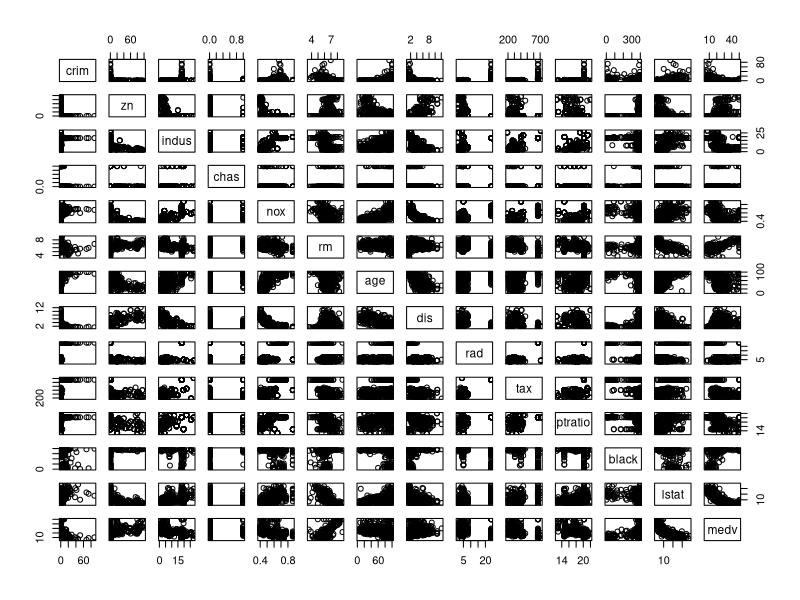
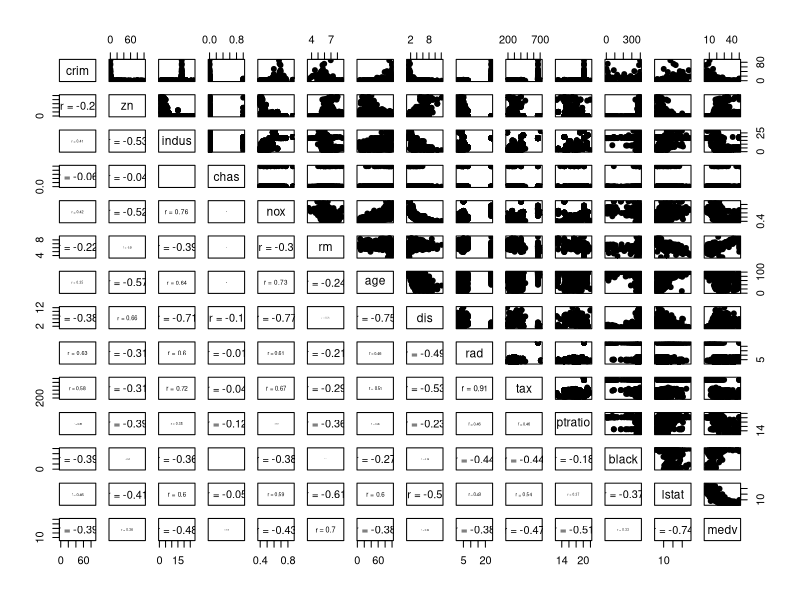
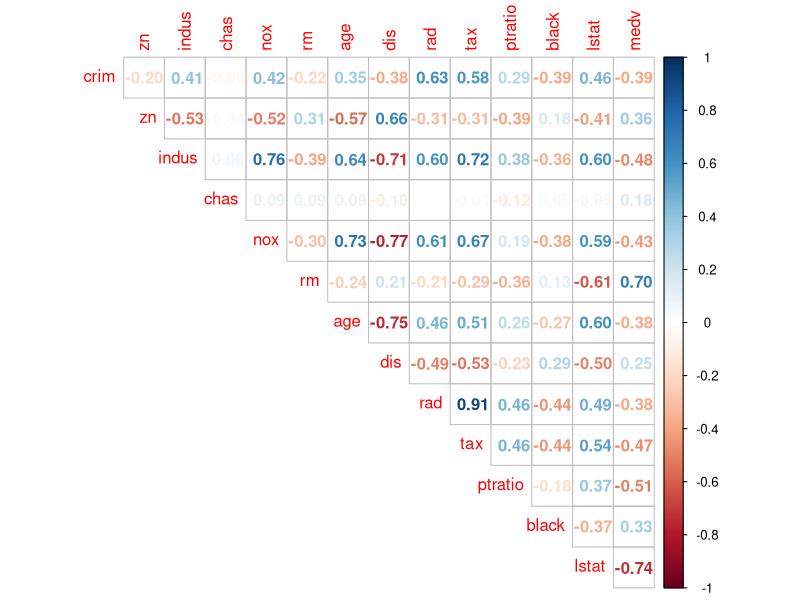
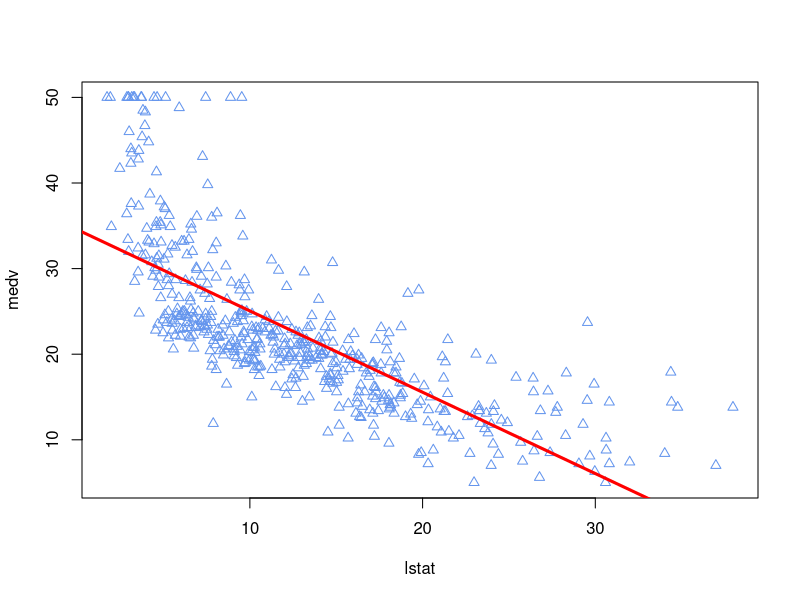
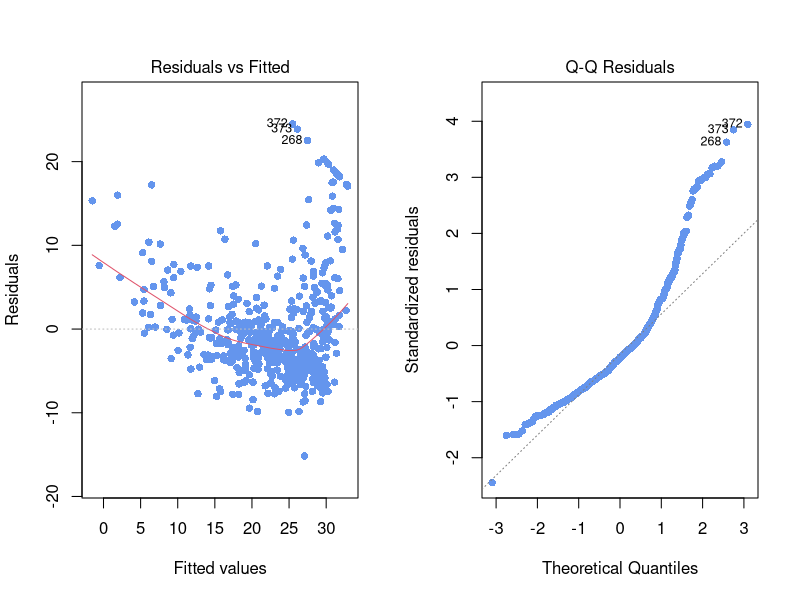
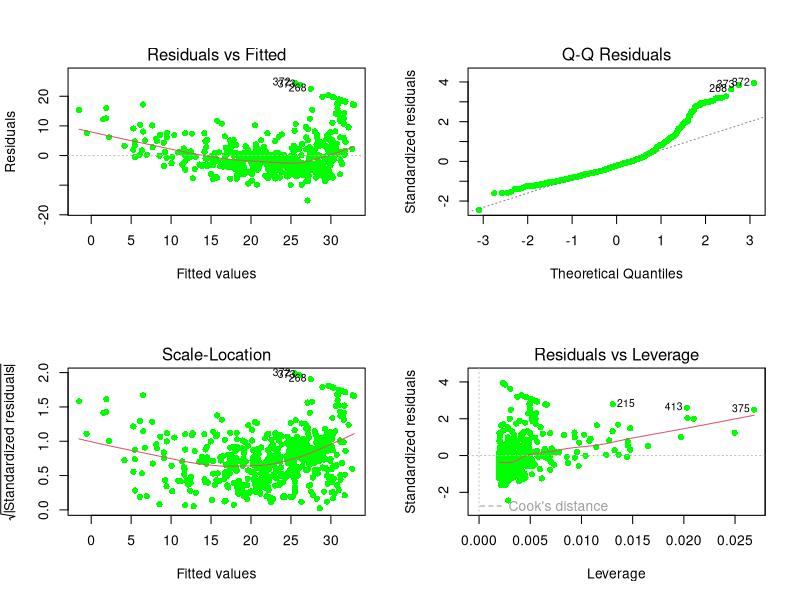

Reproduce these figures in R, in order.
# clear the console area
cat("\014")
# clear the environment var area
rm(list = ls())
# clear all plots
graphics.off()
# -----------------------------------------------------------------------------
library(MASS)
data("Boston")
attach(Boston)
# -----------------------------------------------------------------------------
names(Boston)
# Look at the first few rows
head(Boston)
# Summary statistics
summary(Boston)
# -----------------------------------------------------------------------------
# Check for missing values
sum(is.na(Boston))
# -----------------------------------------------------------------------------
#  506 observations and 14 variables
# (b)  
pairs(Boston)
# -----------------------------------------------------------------------------
# (c)
# Add correlation coefficients 
# Correlation panel
panel.cor <- function(x, y){
  usr <- par("usr"); on.exit(par(usr))
  par(usr = c(0, 1, 0, 1))
  r <- round(cor(x, y), digits=2)
  txt <- paste0("r = ", r)
  cex.cor <- 0.8/strwidth(txt)
  text(0.5, 0.5, txt, cex = cex.cor * r)
}
# Customize upper panel
upper.panel<-function(x, y){
  points(x,y, pch = 19)
}
# Create the plots
pairs(Boston, 
      lower.panel = panel.cor,
      upper.panel = upper.panel)
# -----------------------------------------------------------------------------
# A nicer plot  using the corrplot package.
#install.packages("corrplot")
library(corrplot)
#checking correlation between variables
corrplot(cor(Boston), method = "number", type = "upper", diag = FALSE)
# -----------------------------------------------------------------------------
# Simple Linear Regression
# Linear regression model fitting
# (a) Use the lm() function to fit a simple linear regression model, with medv as 
# the response variable and lstat as the predictor variable. Save the result 
# of the regression function to reg1.
# (b)Use summary(reg1) command to get information about the model. This gives
# us the estimated coefficients, t-tests, p-values and standard errors as well
# as the R-square and F-statistic for the model.
# (c) Use names(reg1) function to find what types of information are stored in 
# reg1. For example, we can get or extract the estimated coefficients using the
# function coef(reg1) or reg1$coefficients.
# SOLUTION
# (a)
reg1 <- lm(medv~lstat,data=Boston)
# (b)
summary(reg1)
coef(reg1)
# -----------------------------------------------------------------------------
# 2.2 Confidence and prediction intervals
# (a) Obtain a 95% confidence interval for the coefficient estimates. 
# Hint: use the confint() command.
# (b) Obtain a 95% confidence and prediction intervals of medv for a given
# value of lstat. Assume this given value of lstat is equal to 10.
## SOLUTION
# (a)
confint(reg1, level = 0.95)
# (b)
predict(reg1,data.frame(lstat=10), interval="prediction",  level = 0.95)
# -----------------------------------------------------------------------------
# 2.3 Regression diagnostics
# (a) Create a scatterplot of lstat and medv. Is there a relationship between the
# two variables?
# (b) Plot medv and lstat along with the least squares regression line using the
# plot() and abline() functions.
# (c) Use residual plots to check the assumptions of the model.
## SOLUTION
# (a) & (b)
plot(lstat,medv, pch=2, col="cornflowerblue")
abline(reg1,lwd=3,col="red")
# (c)
par(mfrow=c(1,2)) # to have two plots side-by-side
plot(reg1, which=1,  pch=16, col="cornflowerblue")
plot(reg1, which=2,  pch=16, col="cornflowerblue")
# 
par(mfrow=c(1,1)) # to return to one plot per window 
par(mfrow=c(2,2))
plot(reg1, pch=16, col="green")
# -----------------------------------------------------------------------------
# Multiple Linear Regression
# Linear regression model fitting
# (a) Use the lm() function again to fit a linear regression model, with medv as 
# the response variable and both lstat and age as predictors. Save the result 
# of the regression function to reg2.
# (b) Now use the lm() function again to fit a linear regression model, with
# medv as the response variable and all other 13 variables as predictors. Save
# the result of the regression function to reg3. 
# Hint: Use lm(medv~., data=Boston).
# (c) Fit the same linear regression as in (b) but now exclude the age.
# Save the result of the regression function to reg4.
# Hint: Use lm(medv~.-age, data=Boston).

# -----------------------------------------------------------------------------
